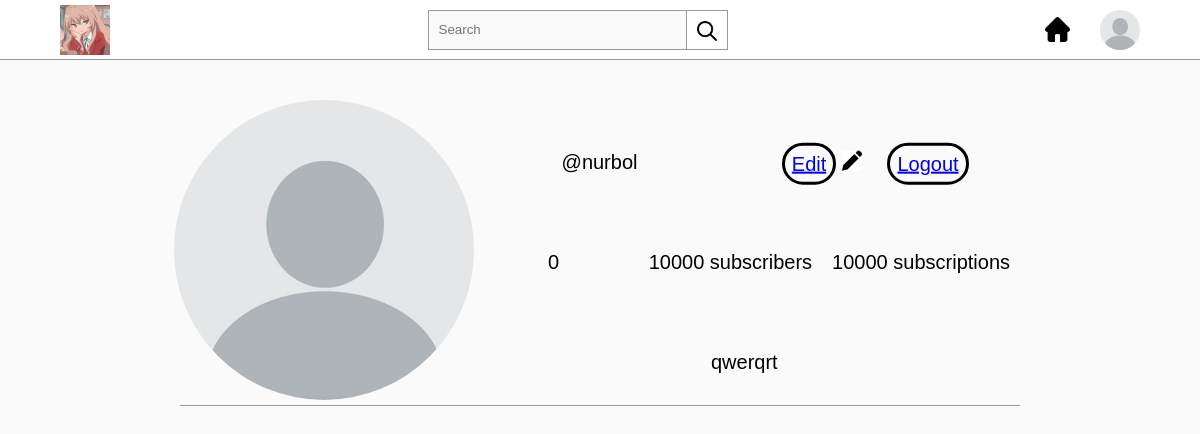
The page /profiles/nurbol/ (signed in) on the database as committed earlier.
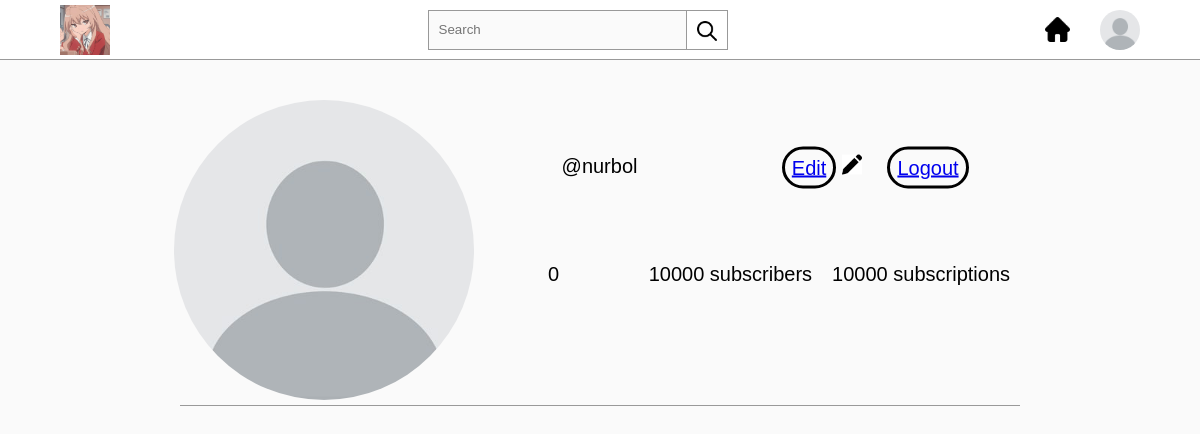
The same page on the database as committed later.
### accounts/models.py (models this page shows, shortened)
class Profile(models.Model):
    user = models.OneToOneField(User, on_delete=models.CASCADE)
    status = models.CharField(null=True, max_length=100, default='', blank=True)
    img = models.ImageField(null=True, blank=True, upload_to='images/', default='images/def.jpg')

### accounts/views.py (the view)
# urls.py: path('profiles/<str:username>/', user_profile, name='profile'),
def user_profile(request, username):
    print(f'USERNAME = {username}')
    exist = 0
    for u in User.objects.all():
        if u.username == username:
            exist = 1
            break
    if exist == 0:
        messages.info(
            f'There is not such profile with username = {username}. Instead you can create new profile with such username!')
        return redirect('register')
    print(f'username = {username}')
    user = User.objects.get(username=username)
    profile = Profile.objects.get(user=user)
    posts = Post.objects.filter(creator=user)
    global_profile = Profile.objects.get(user=request.user)
    text = 'Follow'
    for f in Follow.objects.all():
        if f.followed == profile.user and f.follower == global_profile.user:
            text = 'Unfollow'
    content = {
        'posts': posts,
        'profile': profile,
        'publications': len(posts),
        'button_text': text,
        'global_profile': global_profile,
    }
    return render(request, 'user_profile.html', content)

### templates/user_profile.html (shortened to what this page needs)
{% extends 'main.html' %}
{% block brand %}
            <a href="{% url 'profile' username=global_profile.user.username %}" class="nav-links"><img src="{{ global_profile.img.url }}" class="nav-icon user-profile" alt=""></a>
{% endblock %}
{% block content %}
    {% load static %}
    <div class="grid-container">
  <div class="grid-img">
    {% if profile.img %}
              <img src="{{ profile.img.url }}" alt="">
            {% else %}
              <img src="{% static 'accounts/img/def.jpg' %}">
            {% endif %}
  </div>
  <div class="grid-user">
      @{{ profile.user.username }}
  </div>
  <div class="grid-btn">
      {% if profile.user == global_profile.user %}
        <a href="{% url 'edit_profile' username=global_profile.user.username %}">Edit</a>
        <img src="{% static 'accounts/img/pencil.png' %}">
          <a href="{% url 'logout' %}">Logout</a>
      {% else %}
          <a href="{% url 'following' username=global_profile.user.username idx=profile.user.id %}">{{ button_text }}</a>
      {% endif %}
  </div>
  <div class="grid-pub">
    {{ publications }}
  </div>
  <div class="grid-sub1">
    10000 subscribers
  </div>
  <div class="grid-sub2">
    10000 subscriptions
  </div>
  <div class="grid-name">
      {% if profile.status %}
          {{ profile.status }}
      {% endif %}
  </div>
</div>
{% endblock %}

### templates/main.html (shortened to what this page needs)
<!DOCTYPE html>
<html lang="en">
<head>
    {% load static %}
    <link href="{% static 'accounts/css/main.css' %}" rel="stylesheet">
</head>
<body>
<nav class="navbar">
    <img src="{% static 'accounts/img/Aisaka_Taiga.jpg' %}" class="logo" alt="">
    <form class="search-box">
        <input type="text" placeholder="search" name="search-query" id="search-input">
        <button class="search-btn" type="submit"><img src="{% static 'accounts/img/search.png' %}" class="search-icon" alt=""></button>
    </form>
    <div class="nav-links">
        <a href="{% url 'home' %}" class="nav-links"><img src="{% static 'accounts/img/home-fill.png' %}" class="nav-icon" alt=""></a>
        {% block brand %}{% endblock %}
    </div>
</nav>
{% block content %}
{% endblock %}
</body>
</html>

### static/accounts/css/main.css (style rules this page uses)
* { margin: 0; padding: 0; box-sizing: border-box; }
body { width: 100%; position: relative; font-family: 'poppins', sans-serif; background: #fafafa; }
.navbar { width: 100%; height: 60px; position: fixed; top: 0; left: 0; z-index: 9; background: #fff; border-bottom: 1px solid #999; padding: 10px 5vw; display: flex; align-items: center; justify-content: space-between; }
.logo { height: 50px; }
.search-box { width: 300px; height: 40px; display: flex; }
#search-input { width: 260px; height: 100%; background: #fafafa; border: 1px solid #999; padding: 10px; text-transform: capitalize; }
.search-btn { background: #fff; cursor: pointer; border: 1px solid #999; border-left: none; padding: 10px; }
.search-icon { width: 20px; height: 20px; }
.nav-links { display: flex; align-items: center; gap: 30px; }
.nav-icon { width: 25px; height: 25px; cursor: pointer; }
.user-profile { width: 40px; height: 40px; border-radius: 50%; }
.grid-container { max-width: 70%; justify-content: center; text-align: center; margin:100px auto 0 auto; display: grid; grid-template-areas: 'img user user user btn btn btn' 'img pub pub sub1 sub1 sub2 sub2' 'img name name name name name name'; border-bottom: 1px solid #999; padding-bottom: 5px; }
.grid-container div { min-width: 150px; text-align: center; justify-content: center; vertical-align: middle; font-size: 20px; }
.grid-img { grid-area: img; text-align: center; align-items: center; display: flex; position: relative; }
.grid-img img { width: 300px; height: 300px; border-radius: 50%; }
.grid-user { grid-area: user; text-align: center; align-items: center; vertical-align: middle; transform: translateY(50%); }
.grid-btn { grid-area: btn; text-align: center; transform: translateY(50%); }
.grid-btn a { background: #fafafa; border-radius: 24px; font-size: 20px; padding: 7px; border-color: black; border-style: solid; }
.grid-pub { grid-area: pub; text-align: center; transform: translateY(50%); margin-left: 10px; margin-right: 10px; }
.grid-sub1 { grid-area: sub1; text-align: center; transform: translateY(50%); margin-left: 10px; margin-right: 10px; }
.grid-sub2 { grid-area: sub2; text-align: center; transform: translateY(50%); margin-left: 10px; margin-right: 10px; }
.grid-name { grid-area: name; text-align: center; transform: translateY(50%); }
.grid-btn img { width: 20px; margin-right: 20px; }

Rows that differ between the two databases and show on the page:
changed Profile "nurbol": status "qwerqrt" → (not shown)
